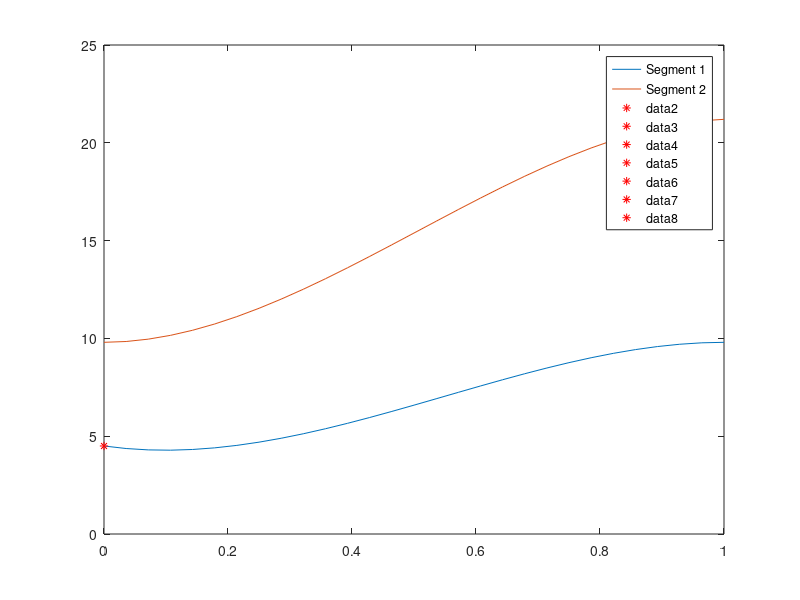

Here is the MATLAB script that generated this plot:
fplot(@(x) -15.1*x^3 +24.9*x^2 - 4.5*x +4.5, [0 1]);
hold on
fplot(@(x) -21.9*x^3 +33.3*x^2 +9.8, [0 1]);
legend('Segment 1', 'Segment 2')
%fplot(@(x) -37*x^3 +58.2*x^2 -4.5*x +14.3, [0 10]);

hold on
X = 0;
Y = 4.5;
plot(X,Y, 'r*')
hold on

X1 = 3.1;
Y1 = 0;
plot(X1,Y1, 'r*')
hold on

X2 = 4.9;
Y2 = 4.9;
plot(X2,Y2, 'r*')
hold on

X3 = 7.5;
Y3 = 2.3;
plot(X3,Y3, 'r*')
hold on

X4 = 9;
Y4 = 0.8;
plot(X4,Y4, 'r*')
hold on

X5 = 12.8;
Y5 = 8.1;
plot(X5,Y5, 'r*')
hold on

X6 = 15.2;
Y6 = 6;
plot(X6,Y6, 'r*')